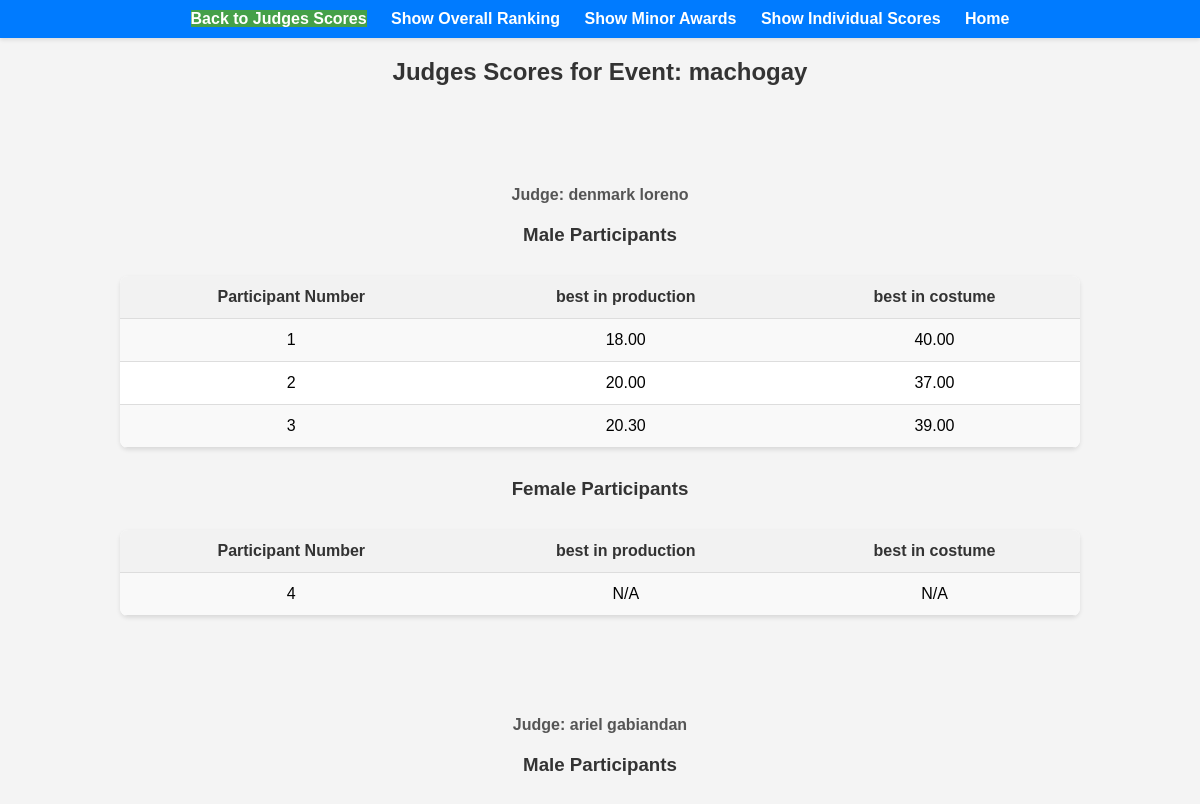
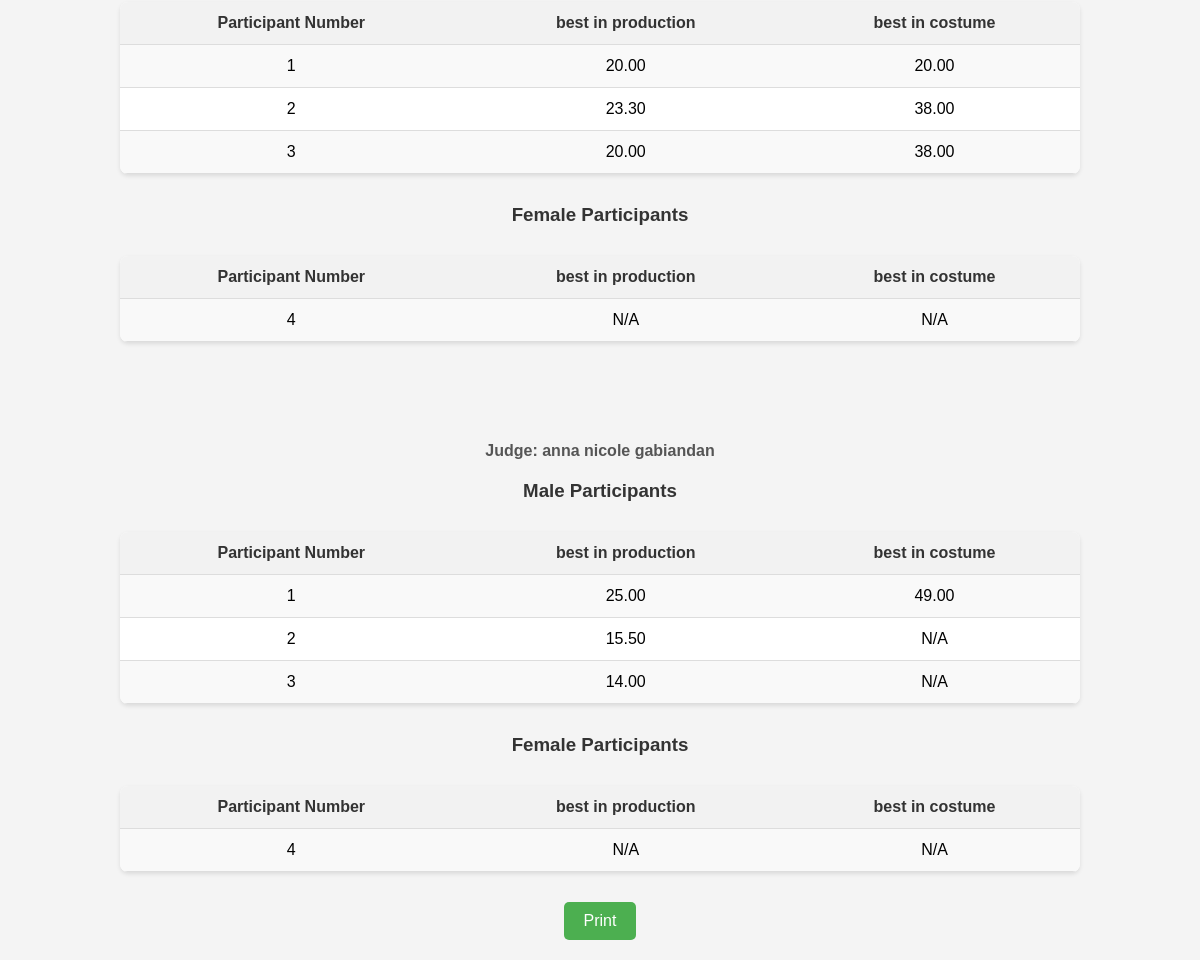
Screenshot of /display_judges_scores.php?event_id=21 with the database file from the repository (2 pictures, top to bottom).
### tables this page shows
CREATE TABLE `events` (
  `event_id` int(11) NOT NULL,
  `name` varchar(100) NOT NULL,
  `criteria` varchar(255) DEFAULT NULL
);

CREATE TABLE `judges` (
  `judge_id` int(11) NOT NULL,
  `event_id` int(11) NOT NULL,
  `name` varchar(100) NOT NULL,
  `password` varchar(255) NOT NULL
);

CREATE TABLE `criteria` (
  `criteria_id` int(11) NOT NULL,
  `event_id` int(11) NOT NULL,
  `name` varchar(100) NOT NULL,
  `max_points` decimal(5,2) NOT NULL
);

CREATE TABLE `participants` (
  `participant_id` int(11) NOT NULL,
  `event_id` int(11) NOT NULL,
  `number` int(11) NOT NULL,
  `name` varchar(255) NOT NULL,
  `gender` varchar(255) DEFAULT NULL
);

### display_judges_scores.php (the view, shortened to what this page needs)
<?php
include 'db_connection.php';
$event_id = $_GET['event_id'];
$event_query = "SELECT * FROM events WHERE event_id = $event_id";
$event_result = mysqli_query($connect, $event_query);
$event = mysqli_fetch_assoc($event_result);
$event_name = $event['name'];
$criteria_query = "SELECT * FROM criteria WHERE event_id = $event_id";
$criteria_result = mysqli_query($connect, $criteria_query);
$judges_query = "SELECT * FROM judges WHERE event_id = $event_id";
$judges_result = mysqli_query($connect, $judges_query);
$male_participants_query = "SELECT * FROM participants WHERE event_id = $event_id AND gender = 'male'";
$male_participants_result = mysqli_query($connect, $male_participants_query);
$female_participants_query = "SELECT * FROM participants WHERE event_id = $event_id AND gender = 'female'";
$female_participants_result = mysqli_query($connect, $female_participants_query);
?>
<!DOCTYPE html>
<html lang="en">
<head>
</head>
<body>
<nav class="navbar">
    <ul>
        <li class="active"><a href="display_judges_scores.php?event_id=<?php echo $event_id; ?>">Back to Judges Scores</a></li>
        <li><a href="event_details.php?event_id=<?php echo $event_id; ?>">Show Overall Ranking</a></li>
        <li><a href="minor_awards.php?event_id=<?php echo $event_id; ?>">Show Minor Awards</a></li>
        <li><a href="judges_individual_scores.php?event_id=<?php echo $event_id; ?>">Show Individual Scores</a></li>
        <li><a href="admin_dashboard.php?event_id=<?php echo $event_id; ?>">Home</a></li>
    </ul>
</nav>
    <h2>Judges Scores for Event: <?php echo htmlspecialchars($event_name); ?></h2>
    <?php while ($judge = mysqli_fetch_assoc($judges_result)): ?>
        <div class="judge-name">Judge: <?php echo htmlspecialchars($judge['name']); ?></div>
        <?php if (mysqli_num_rows($male_participants_result) > 0): ?>
            <h3>Male Participants</h3>
            <table>
                <tr>
                    <th>Participant Number</th>
                    <?php mysqli_data_seek($criteria_result, 0);  ?>
                    <?php while ($criteria = mysqli_fetch_assoc($criteria_result)): ?>
                        <th><?php echo htmlspecialchars($criteria['name']); ?></th>
                    <?php endwhile; ?>
                </tr>
                <?php mysqli_data_seek($male_participants_result, 0);  ?>
                <?php while ($male_participant = mysqli_fetch_assoc($male_participants_result)): ?>
                    <?php mysqli_data_seek($criteria_result, 0);  ?>
                    <tr>
                        <td><?php echo htmlspecialchars($male_participant['number']); ?></td>
                        <?php while ($criteria = mysqli_fetch_assoc($criteria_result)): ?>
                            <?php
                            $criteria_id = $criteria['criteria_id'];
                            $participant_id = $male_participant['participant_id'];
                            $judge_id = $judge['judge_id'];
                            $score_query = "SELECT scores.score, participants.gender
                            FROM scores
                            JOIN participants ON scores.participant_id = participants.participant_id
                            WHERE scores.criteria_id = $criteria_id
                              AND scores.participant_id = $participant_id
                              AND scores.judge_id = $judge_id
                            ";
                            $score_result = mysqli_query($connect, $score_query);
                            $score = mysqli_fetch_assoc($score_result);
                            ?>
                            <td><?php echo $score ? number_format($score['score'], 2) : "N/A"; ?></td>
                        <?php endwhile; ?>
                    </tr>
                <?php endwhile; ?>
            </table>
        <?php endif; ?>
        <?php if (mysqli_num_rows($female_participants_result) > 0): ?>
            <h3>Female Participants</h3>
            <table>
                <tr>
                    <th>Participant Number</th>
                    <?php mysqli_data_seek($criteria_result, 0);  ?>
                    <?php while ($criteria = mysqli_fetch_assoc($criteria_result)): ?>
                        <th><?php echo htmlspecialchars($criteria['name']); ?></th>
                    <?php endwhile; ?>
                </tr>
                <?php mysqli_data_seek($female_participants_result, 0);  ?>
                <?php while ($female_participant = mysqli_fetch_assoc($female_participants_result)): ?>
                    <?php $hasScores = false; ?>
                    <?php mysqli_data_seek($criteria_result, 0);  ?>
                    <tr>
                        <td><?php echo htmlspecialchars($female_participant['number']); ?></td>
                        <?php while ($criteria = mysqli_fetch_assoc($criteria_result)): ?>
                            <?php
                            $criteria_id = $criteria['criteria_id'];
                            $participant_id = $female_participant['participant_id'];
                            $judge_id = $judge['judge_id'];
                            $score_query = "SELECT score FROM scores WHERE criteria_id = $criteria_id AND participant_id = $participant_id AND judge_id = $judge_id";
                            $score_result = mysqli_query($connect, $score_query);
                            $score = mysqli_fetch_assoc($score_result);
                            ?>
                            <td><?php echo $score ? number_format($score['score'], 2) : "N/A"; ?></td>
                        <?php endwhile; ?>
                    </tr>
                    <?php if (!$hasScores) continue; ?>
                <?php endwhile; ?>
            </table>
        <?php endif; ?>
    <?php endwhile; ?>
    <button onclick="printPage()">Print</button>
</body>
</html>

### display_judges_scores.php (style rules this page uses)
body { font-family: Arial, sans-serif; margin: 0; padding: 0; background-color: #f4f4f4; }
ul { list-style-type: none; padding: 10px; text-align: center; background-color: #007bff; margin: 0; box-shadow: 0 2px 4px rgba(0, 0, 0, 0.1); }
ul li { display: inline; margin: 0 10px; }
ul li a { text-decoration: none; color: #fff; font-weight: bold; transition: color 0.3s; }
h2 { text-align: center; margin: 20px 0; color: #333; }
h3 { margin-top: 20px; color: #333; text-align: center; }
.judge-name { text-align: center; margin: 10px 0; font-weight: bold; color: #555; margin-top: 100px; }
table { width: 80%; margin: 30px auto; border-collapse: collapse; background-color: #fff; box-shadow: 0 2px 4px rgba(0, 0, 0, 0.1); border-radius: 8px; overflow: hidden; }
th, td { padding: 12px; text-align: center; border-bottom: 1px solid #ddd; }
th { background-color: #f2f2f2; color: #333; }
tr:nth-child(even) { background-color: #f9f9f9; }
button { display: block; margin: 20px auto; padding: 10px 20px; background-color: #4caf50; color: #fff; border: none; border-radius: 5px; cursor: pointer; font-size: 16px; transition: background-color 0.3s; }
.active { background-color: #45a049; }

### rows the page displays
events: name "machogay"
judges: name "denmark loreno"
criteria: name "best in production", score "18.00", score "20.00", score "20.30", score "23.30", score "25.00", score "15.50", score "14.00"
criteria: name "best in costume", score "40.00", score "37.00", score "39.00", score "20.00", score "38.00", score "49.00", shows "N/A"
participants: number "1"
participants: number "2"
participants: number "3"
participants: number "4"
judges: name "ariel gabiandan"
judges: name "anna nicole gabiandan"
